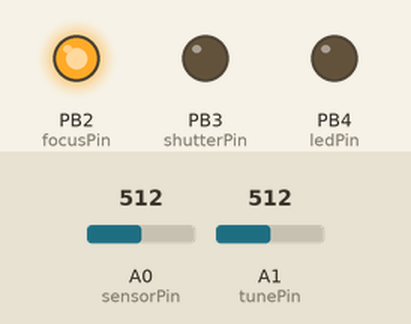
Bench run of a sketch on a simulated ATtiny85, built with avr-gcc and run on an emulated ATtiny85. Parts: output pins drawn as LEDs (lit = HIGH). Inputs (shaded band) come from the test bench; at power-on: A0 (sensorPin) = 512, A1 (tunePin) = 512.

Above: at 1.4 s.
1.5 s: A0 (sensorPin) set to 499
3.0 s: A0 (sensorPin) set to 473
At 3.7 s:
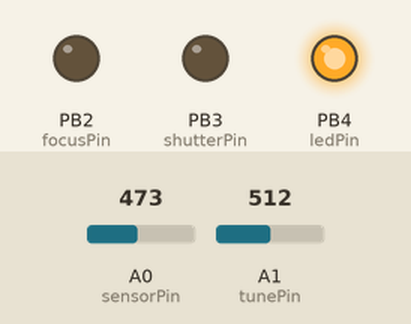
At 8.15 s:
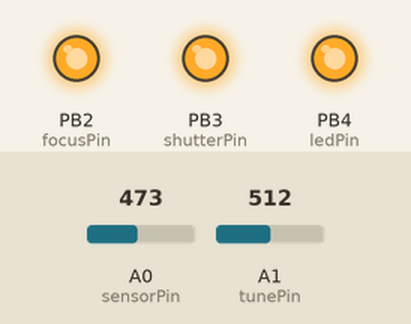
Timing chart, 0 to 9.7 s (numbered marks = the images above; inputs shaded):
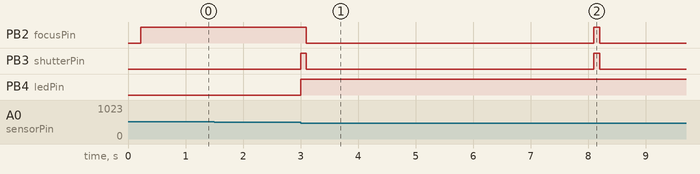

The sketch:

waterDropCapture.ino
```cpp
#define ATTINY

#include <Streaming.h>

/*
 * light blue -> sender
 * black -> receiver
 */

// ATtiny85
// A0, A1 -> 5, 6
// Digital 2, 3, 4 -> 7, 2, 3
const int sensorPin = A0;
const int tunePin = A1;
const int focusPin = 2;
const int shutterPin = 3;
const int ledPin = 4;

const int height = 0.50; // cm
const int shutDelay = sqrt(height * 2 / 9.81) * 1000; // calculated by falling drop s=0.5*9.81*t^2
const int holdDelay = 100; // time to keep the bottom pressed and release bottom
const int photoDelay = 5000; // minimum time between release and press
const int sensibility = 25; // depending on the surrounded light
int sensorValue = 1023;
int sensorValueCalibrated = 1023;
int tuneValue = 0;

void setup() {
#ifndef ATTINY
	Serial.begin(9600);
	Serial << "calculated shutDelay: " << shutDelay << endl;
#endif
	setPin();
	calibrateSensorValue();
	pressFocus();
}

void loop() {
	sensorValue = analogRead(sensorPin);
	tuneValue = map(analogRead(tunePin), 0, 1023, -50, 50); // between -50 ... 50 ms tolerance
	if (sensorValue + sensibility < sensorValueCalibrated) {
#ifndef ATTINY
		Serial << endl << "Sensor Value: " << sensorValue << endl;
		Serial << "tuneValue: " << tuneValue << endl;
#endif
		digitalWrite(ledPin, HIGH);
		delay(shutDelay + tuneValue);
		pressShut();
		delay(holdDelay);
		releaseShut();
		releaseFocus();
		delay(photoDelay);
		pressFocus();
		digitalWrite(ledPin, LOW);
	}
}

void setPin() {
	pinMode(ledPin, OUTPUT);
	pinMode(focusPin, OUTPUT);
	pinMode(shutterPin, OUTPUT);
	digitalWrite(ledPin, LOW);
	digitalWrite(focusPin, LOW);
	digitalWrite(shutterPin, LOW);
}

void calibrateSensorValue() {
	for (int i = 0; i < 2000; i++) {
		sensorValue = analogRead(sensorPin);
		if (sensorValue < sensorValueCalibrated) {
			sensorValueCalibrated = sensorValue;
		}
	}
#ifndef ATTINY
	Serial << "Calibrated Value: " << sensorValueCalibrated << endl;
#endif
}

void pressFocus() {
	digitalWrite(focusPin, HIGH);
#ifndef ATTINY
	Serial << "pressed focus" << endl;
#endif
}

void pressShut() {
	digitalWrite(shutterPin, HIGH);
#ifndef ATTINY
	Serial << "pressed shut" << endl;
#endif
}

void releaseFocus() {
	digitalWrite(focusPin, LOW);
#ifndef ATTINY
	Serial << "released focus" << endl;
#endif
}

void releaseShut() {
	digitalWrite(shutterPin, LOW);
#ifndef ATTINY
	Serial << "released shut" << endl;
#endif
}
```

Measured:
- the behaviour switches between 487 and 486 on A0 (sensorPin) (found by bisection; images 0 and 1)
- after the input at 1.5 s, every drawn part: stays the same
- after the input at 3.0 s, PB2 (focusPin): HIGH → LOW after 0.10 s, → HIGH 5.0 s later, → LOW 0.10 s later; PB3 (shutterPin): alternates HIGH for 0.10 s and LOW for 5.0 s, starting at once; PB4 (ledPin): LOW → HIGH at once
